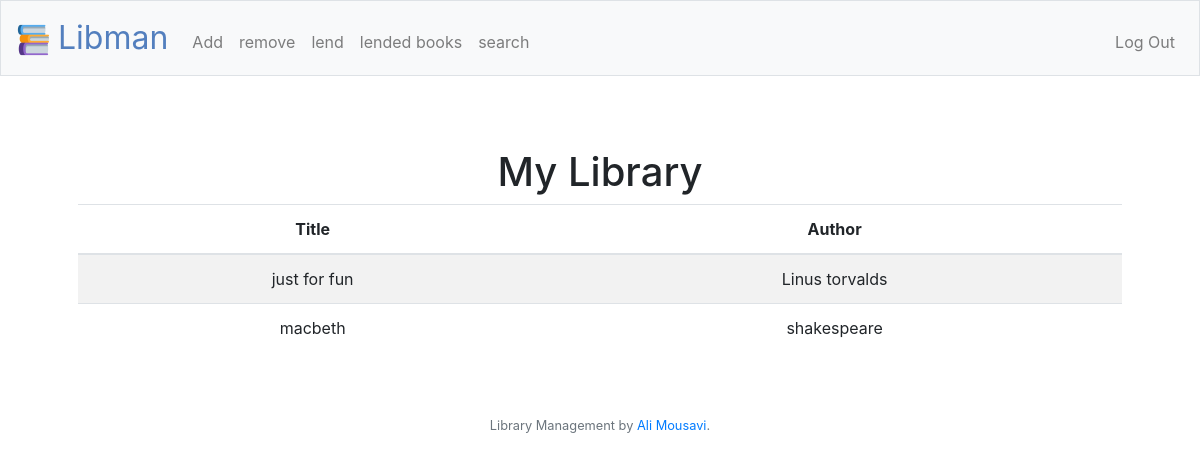
Page / (signed in) on the earlier database version.
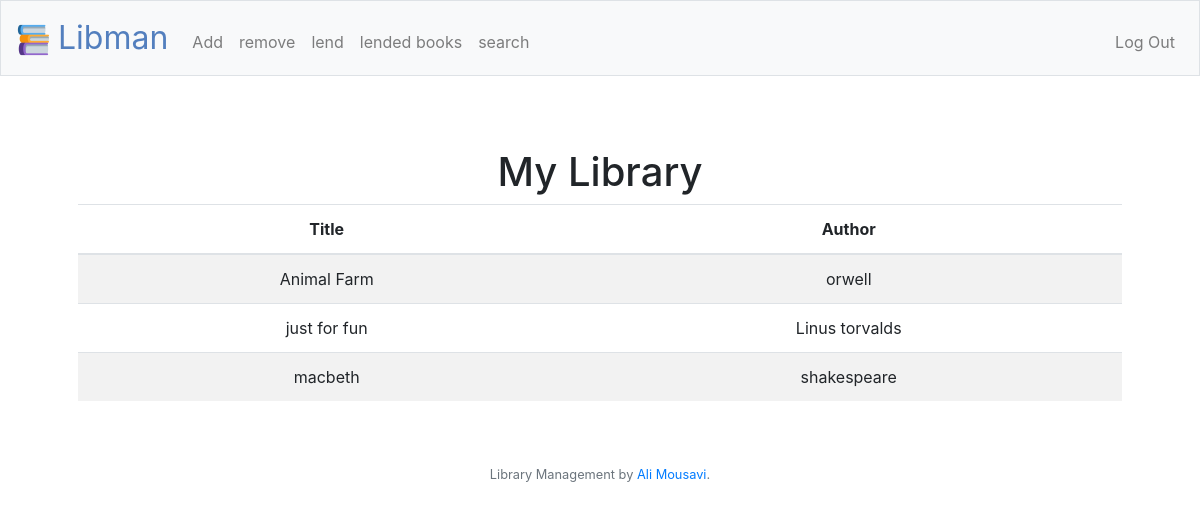
Same page on the later database version.
### tables this page shows
CREATE TABLE 'books' (id INTEGER, title TEXT NOT NULL, author TEXT NOT NULL, user TEXT NOT NULL, PRIMARY KEY(id));

### application.py (the view)
@app.route("/")
@login_required
def index():
    person = db.execute("SELECT username FROM users WHERE id=?", session["user_id"])
    name = person[0]
    person = name['username']
    books = db.execute("SELECT title,author FROM books WHERE user = ? ORDER BY title", person)
    return render_template("index.html",books=books)

### application.py (called while the page is built)
@app.after_request
def after_request(response):
    response.headers["Cache-Control"] = "no-cache, no-store, must-revalidate"
    response.headers["Expires"] = 0
    response.headers["Pragma"] = "no-cache"
    return response

### helpers.py (called while the page is built)
def login_required(f):
    @wraps(f)
    def decorated_function(*args, **kwargs):
        if session.get("user_id") is None:
            return redirect("/welcome")
        return f(*args, **kwargs)
    return decorated_function

### templates/index.html (shortened to what this page needs)
{% extends "layout.html" %}
{% block main %}
    <table  class="table table-striped">
        <thead>
            <tr>
                <th>Title</th>
                <th>Author</th>
            </tr>
        </thead>
        <tbody>
            <br>
            <h1>My Library</h1>
            {% for book in books  %}
                <tr>
                    <td>{{ book['title'] }}</td>
                    <td>{{ book['author'] }}</td>
            {% endfor %}
        </tbody>
    </table>
{% endblock %}

### templates/layout.html (shortened to what this page needs)
<!DOCTYPE html>
<html lang="en">
    <head>
        <link rel="stylesheet" href="https://cdn.jsdelivr.net/npm/bootstrap@4.5.3/dist/css/bootstrap.min.css">
        <link href="/static/styles.css" rel="stylesheet">
    </head>
    <body>
        <nav class="navbar navbar-expand-md navbar-light bg-light border">
            <a class="navbar-brand" href="/"><img src="/static/favicon-32x32.png"><span class="blue">   Libman</span></a>
            <div class="collapse navbar-collapse" id="navbar">
                {% if session.user_id %}
                    <ul class="navbar-nav mr-auto mt-2">
                        <li class="nav-item"><a class="nav-link" href="/add">Add</a></li>
                        <li class="nav-item"><a class="nav-link" href="/remove">remove</a></li>
                        <li class="nav-item"><a class="nav-link" href="/lend">lend</a></li>
                        <li class="nav-item"><a class="nav-link" href="/lended">lended books</a></li>
                        <li class="nav-item"><a class="nav-link" href="/search">search</a></li>
                    </ul>
                    <ul class="navbar-nav ml-auto mt-2">
                        <li class="nav-item"><a class="nav-link" href="/logout">Log Out</a></li>
                    </ul>
                {% else %}
                    <ul class="navbar-nav ml-auto mt-2">
                        <li class="nav-item"><a class="nav-link" href="/register">Register</a></li>
                        <li class="nav-item"><a class="nav-link" href="/login">Log In</a></li>
                    </ul>
                {% endif %}
            </div>
        </nav>
        <main class="container p-5">
            {% block main %}{% endblock %}
        </main>
        <footer class="small text-center text-muted">
            Library Management by <a href="https://www.github.com/sealimousavi">Ali Mousavi</a>.
        </footer>
    </body>
</html>

### static/styles.css (style rules this page uses)
nav .navbar-brand { font-size: xx-large; }
nav .navbar-brand .blue { color: #537fbe; }
main { overflow-x: auto; text-align: center; }

Differences in the rows shown:
added books: title "Animal Farm", author "orwell"
